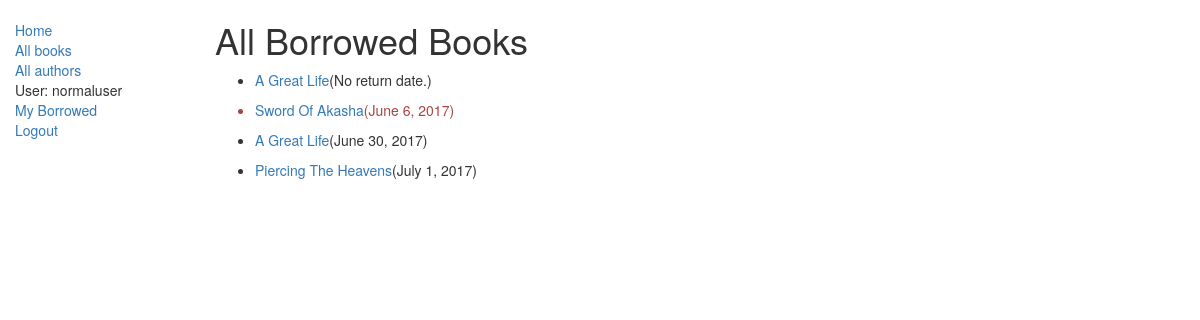
/catalog/borrowedbooks/ (signed in), run on the app's committed database.
### catalog/models.py (models this page shows, shortened)
class BookInstance(models.Model):
    id = models.UUIDField(primary_key=True, default=uuid.uuid4, help_text="Unique ID for this particular book across whole library")
    book = models.ForeignKey('Book', on_delete=models.SET_NULL, null=True)
    imprint = models.CharField(max_length=200)
    due_back = models.DateField(null=True, blank=True)
    LOAN_STATUS = (
                ('d', 'Maintenace'),
                ('o', 'On loan'),
                ('a', 'Available'),
                ('r', 'Reserved'),
                   )
    status = models.CharField(max_length=1,choices=LOAN_STATUS,blank=True,default='d',help_text='Book availability')
    borrower = models.ForeignKey(User,on_delete=models.SET_NULL, null=True, blank=True)
    class Meta:
        ordering = ['due_back']
        permissions = (("can_mark_returned","Set book as returned"),)
    @property
    def is_overdue(self):
        if self.due_back:
            if date.today() > self.due_back:
                return True
        return False

class Book(models.Model):
    title = models.CharField(max_length=200)
    author = models.ForeignKey('Author', on_delete=models.SET_NULL, null=True)
    summary = models.TextField(max_length=1000, help_text='Enter a brief description of the book')
    isbn = models.TextField('ISBN',max_length=13,help_text='13 character')
    genre = models.ManyToManyField(Genre, help_text='Select a genre for this book')
    language = models.ForeignKey('Language', on_delete=models.SET_NULL,null=True)
    def display_genre(self):
        return ','.join([genre.name for genre in self.genre.all()[:3]])
    display_genre.short_description = 'Genre'

### catalog/views.py (the view)
class BorrowedBooksListStaffView(LoginRequiredMixin,generic.ListView,PermissionRequiredMixin):
    model = BookInstance
    template_name = 'catalog/bookinstance_list_borrowed_staffview.html'
    paginate_by = 10
    context_object_name = 'borrowedbookslist'
    permission_required = 'can_mark_returned'
    def get_queryset(self):
        return BookInstance.objects.all()

### catalog/templates/catalog/bookinstance_list_borrowed_staffview.html (shortened to what this page needs)
{% extends 'base_template.html' %}
{% block content %}
    <h1>All Borrowed Books</h1>
    {% if borrowedbookslist %}
        {% for borrowedbook in borrowedbookslist %}
        <ul>
               <li class="{% if borrowedbook.is_overdue %}text-danger{% endif %}"><a href="{% url 'book-detail' borrowedbook.book.pk %}">{{borrowedbook.book.title}}</a>({% if borrowedbook.due_back %}{{borrowedbook.due_back}}{%else%}No return date.{%endif%})</li>
        </ul>
        {% endfor %}
    {% else %}
        <p>No books have been borrowed.</p>
    {% endif %}
{%endblock%}

### catalog/templates/base_template.html (shortened to what this page needs)
<!DOCTYPE html>
<html lang="en">
<head>
    <link rel="stylesheet" href="https://maxcdn.bootstrapcdn.com/bootstrap/3.3.7/css/bootstrap.min.css">
  {% load static %}
  <link rel="stylesheet" href="{% static 'css/styles.css' %}">
</head>
<body>
    <div class="container-fluid">
        <div class="row">
            <div class="col-sm-2">
                {% block sidebar %}
                <ul class="sidebar-nav">
                    <li><a href="{% url 'index' %}">Home</a></li>
                    <li><a href="{% url 'books' %}">All books</a></li>
                    <li><a href="{% url 'authors' %}">All authors</a></li>
                    {% if user.is_authenticated %}
                        <li>User: {{user.get_username}}</li>
                        <li><a href="{% url 'my-borrowed' %}">My Borrowed</a></li>
                        <li><a href="{% url 'logout' %}?next={{request.path}}">Logout</a></li>
                    {% else %}
                        <li><a href="{% url 'login'%}?next={{request.path}}">Login</a></li>
                    {% endif %}
                </ul>
                {% endblock %}
            </div>
            <div class="col-sm-10">
                {% block content %}{% endblock %}
            </div>
        </div>
    </div>
</body>
</html>

### catalog/static/css/styles.css (style rules this page uses)
.sidebar-nav { margin-top: 20px; padding: 0; list-style:none; }

### data on the page
BookInstance: book "A Great Life", shows "No return date."
BookInstance: book "Sword Of Akasha", due_back "June 6, 2017"
BookInstance: book "A Great Life", due_back "June 30, 2017"
BookInstance: book "Piercing The Heavens", due_back "July 1, 2017"

### other printed values
{{ user.get_username }} "normaluser"
